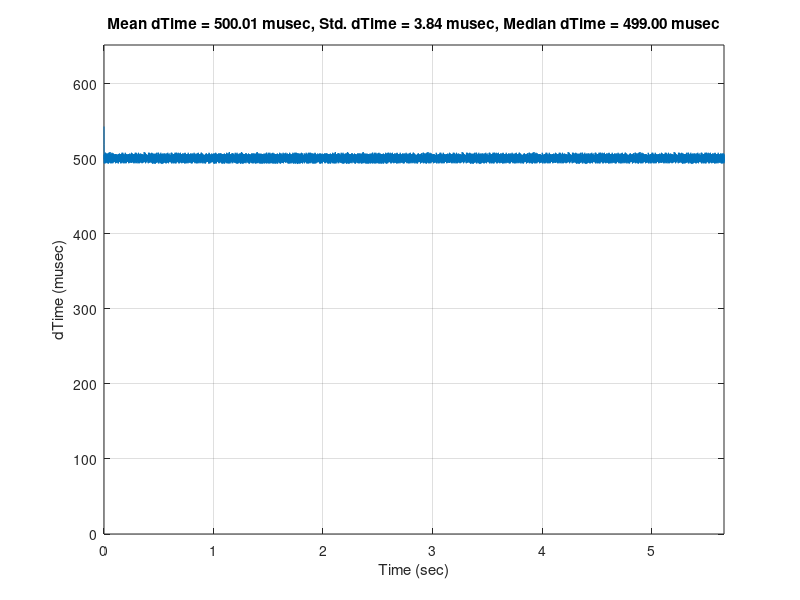
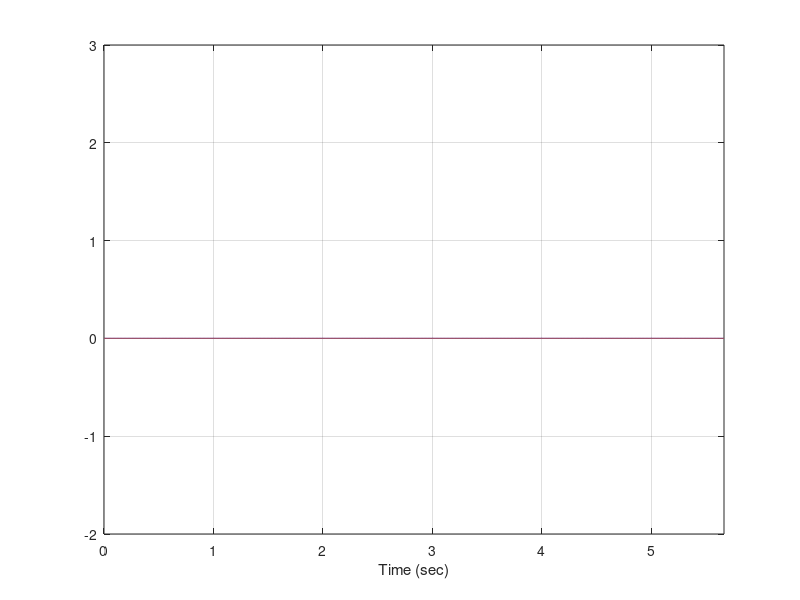
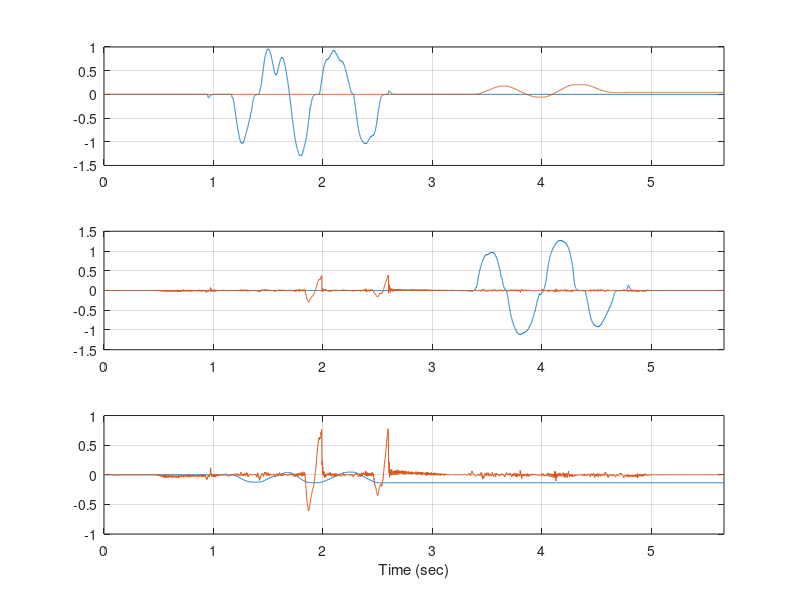

Source code (MATLAB) for these figures, in order:
clc, clear variables
%%

% 2 khz
max_num_of_floats = 2000000 / (4 * (8 + 2) * 2000)


% openlager
file_id = fopen('LOG005.TXT');
% file_id = fopen('LOG001.TXT');
% file_id = fopen('LOG002.TXT'); % PpmIn
% file_id = fopen('LOG003.TXT'); % SBus
% file_id = fopen('LOG095.TXT'); % SBus
% file_id = fopen('LOG096.TXT'); % PpmIn

num_of_floats = fread(file_id, 1, 'uint8')

data_raw = fread(file_id, 'single');
length(data_raw)

fclose(file_id);


%%

data.values = reshape(data_raw, [num_of_floats, length(data_raw)/num_of_floats]).';
            
data.time = cumsum(data.values(:,1)) * 1e-6;
data.time = data.time - data.time(1);

data.values = data.values(:,2:end);


%%

figure(1)
plot(data.time(1:end-1), diff(data.time * 1e6)), grid on
title( sprintf(['Mean dTime = %0.2f musec, ', ...
                'Std. dTime = %0.2f musec, ', ...
                'Median dTime = %0.2f musec'], ...
                mean(diff(data.time * 1e6)), ...
                std(diff(data.time * 1e6)), ...
                median(diff(data.time * 1e6))) )
xlabel('Time (sec)'), ylabel('dTime (musec)')
ylim([0 1.2*max(diff(data.time * 1e6))])
xlim([0 data.time(end-1)])

figure(2)
plot(data.time, data.values(:,1:4)), grid on
xlabel('Time (sec)')
xlim([0 data.time(end)])
ylim([-2 3])

figure(3)
ax(1) = subplot(311);
plot(data.time, data.values(:,5)), grid on
hold on
plot(data.time, data.values(:,8))
ax(2) = subplot(312);
plot(data.time, data.values(:,6)), grid on
hold on
plot(data.time, data.values(:,9))
ax(3) = subplot(313);
plot(data.time, data.values(:,7)), grid on
hold on
plot(data.time, data.values(:,10))
xlabel('Time (sec)')
linkaxes(ax, 'x'), clear ax
xlim([0 data.time(end)])

return


%%

% SBus elrs
load data_03.mat % save data_03 data
Ts = 500 * 1e-6;

w0 = 20 * 2*pi;
D = sqrt(3)/2;
Gf = c2d(tf(w0^2, [1 2*D*w0 w0^2]), Ts, 'tustin');

data_f = filter(Gf.num{1}, Gf.den{1}, data.values);

figure(1)
plot(data.time, [data.values, data_f]), grid on
xlabel('Time (sec)')
xlim([0 data.time(end)])
ylim([-2 3])
